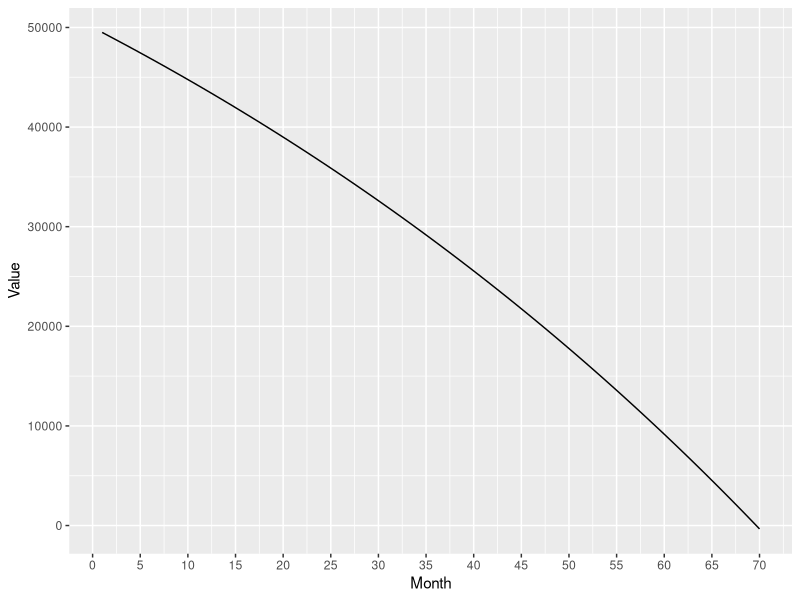
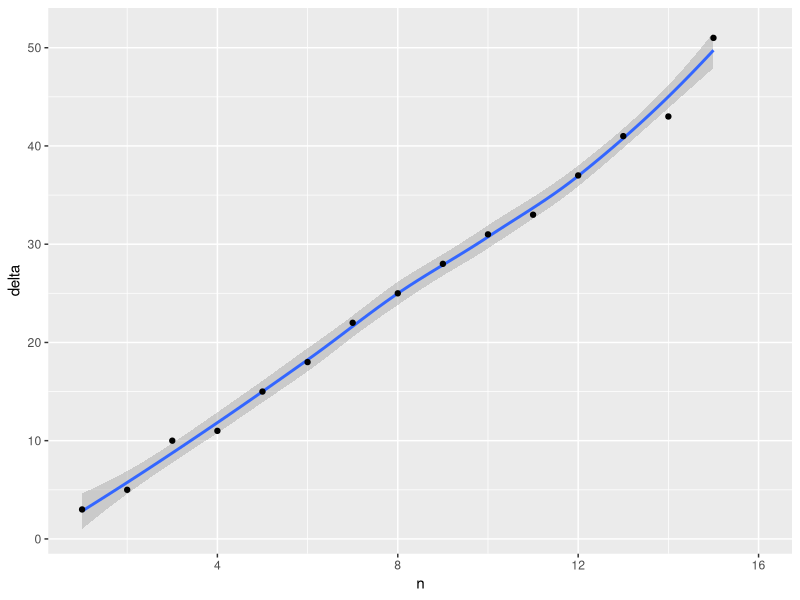
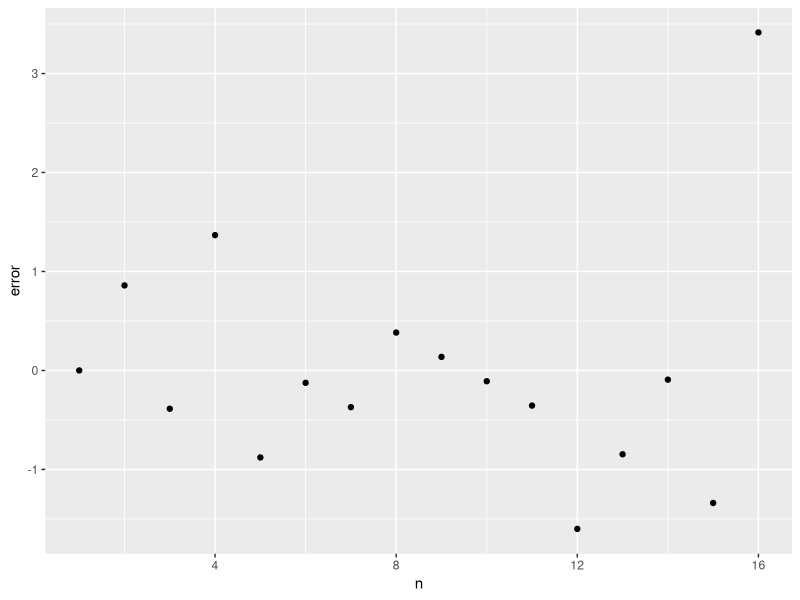
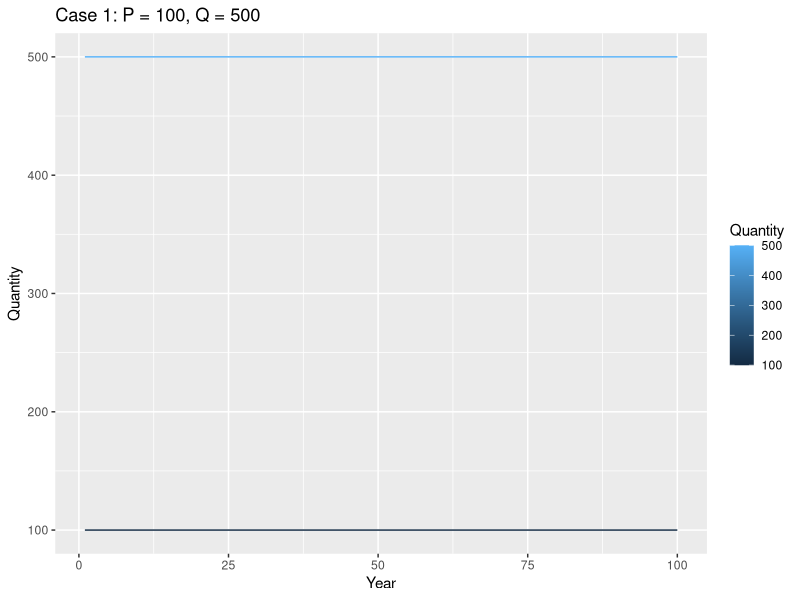
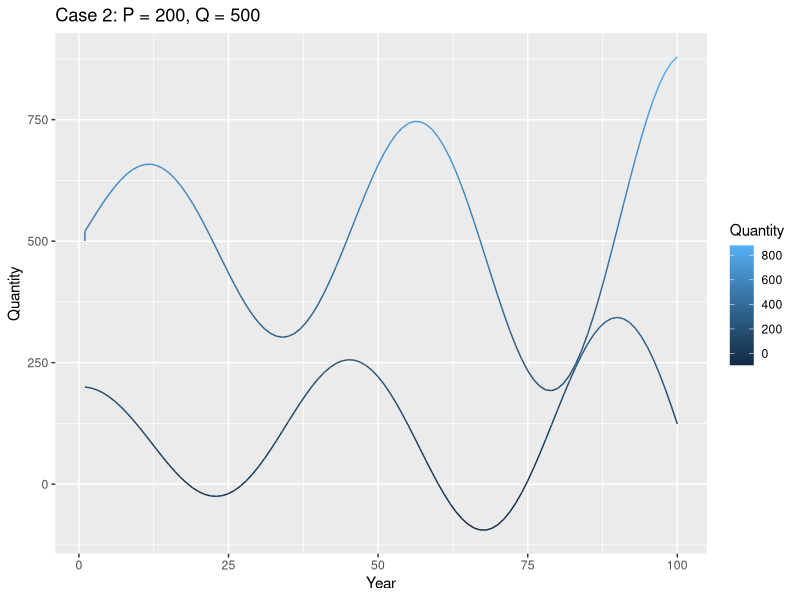
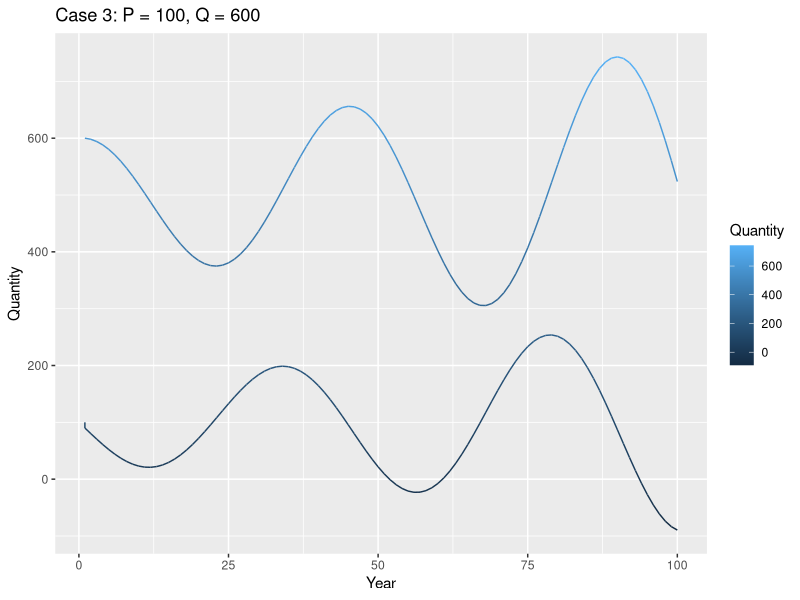
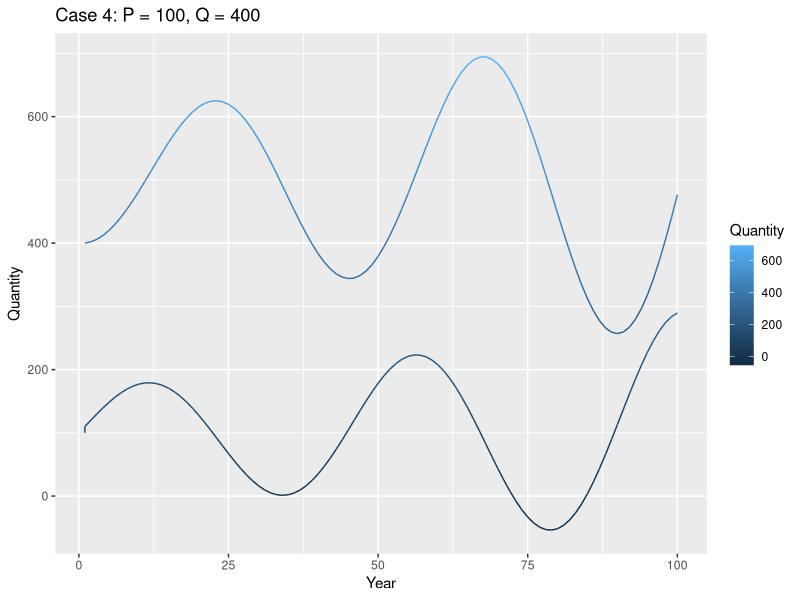

Reproduce these figures in R, in order.
## ---- chunk 1
knitr::opts_chunk$set(echo = F, warning = F, message = F, collapse = T, cache = T)
## ---- chunk 2
library(ggplot2)
library(dplyr)
library(magrittr)
library(knitr)
## ---- chunk 3
a0 <- 50000
multiplier <- 0.01
withdrawal <- 1000
i = 1

# Initialize an empty dataframe to store results
antable <- data.frame(Month = integer(), Value = double())

model1 <- function(an, multiplier, withdrawal) {
  an1 <- an + multiplier*an - withdrawal
  print(an1)
}

repeat {
  an2 <- model1(a0, multiplier, withdrawal)
  a0 <- an2
  antable[i, ] <- c(i, an2)
  
  # Stop once the annuity reaches a negative value
  if (an2 < 0){
    break
  }
  i = i + 1
}

nrow(antable)
## ---- chunk 4
ggplot(data = antable) +
  geom_line(aes(x = Month, y = Value)) +
  scale_x_continuous(breaks = round(seq(0, max(antable$Month), by = 5), 1))
## ---- chunk 5
# n <- 1:16
# an <- c(3, 6, 11, 21, 32, 47, 65, 87, 112, 140, 171, 204, 241, 282, 325, 376)

# ann <- rbind(n, an)
# kable(ann, col.names = 1:16)

twotable <- data.frame(n = 1:16, an = c(3, 6, 11, 21, 32, 47, 65, 87, 112, 140, 171, 204, 241, 282, 325, 376))
kable(t(twotable))
## ---- chunk 6
twotable$delta <- c(diff(twotable$an), NA)
kable(t(twotable))

ggplot(data = twotable) +
  geom_smooth(aes(x = n, y = delta)) +
  geom_point(aes(x = n, y = delta))
## ---- chunk 7
slope <- round(lm(delta ~ n, data = twotable)$coefficients[2], 3)
intercept <- round(lm(delta ~ n, data = twotable)$coefficients[1], 3)
## ---- chunk 8
twotable$predicted <- twotable$an + slope * twotable$n + intercept
twotable %<>% mutate(predicted = lag(predicted))
twotable$predicted[1] <- 3
twotable$error <- twotable$an - twotable$predicted
twotable
## ---- chunk 9
ggplot(data = twotable) +
  geom_point(aes(x = n, y = error))
## ---- chunk 10
r0 <- 4
k <- 0.001
employees <- 1000
i <- 1

rutable <- data.frame(Day = 0, Number = 4)

rumodel <- function(rn, k, i) {
  rn + k*rn*(1000-rn)
}

repeat {
  r0 <- rumodel(r0, k, i)
  rutable[i+1, ] <- c(i, r0)
  
  # 
  if (r0 >= employees){
    break
  }
  i = i + 1
}

rutable
## ---- chunk 11
kable(cbind(c("Case A", "Case B", "Case C", "Case D"), c(100, 200, 100, 100), c(500, 500, 600, 400)), col.names = c(NA, "Price", "Quantity"))
## ---- chunk 12
peq <- function(p, q) {
  return(p - 0.1*(q - 500))
}

qeq <- function(q, p) {
  return(q + 0.2*(p - 100))
}
## ---- chunk 13
casetable <- data.frame(Year = integer(), Price = double(), Quantity = integer())

  # Test over 100 years
for (i in 1:100) {
  casetable[i + 1, ] <- c(i, peq(100, 500), qeq(500, 100))
}

ggplot(data = casetable) +
  geom_line(aes(x = Year, y = Quantity, colour = Quantity)) +
  geom_line(aes(x = Year, y = Price, colour = Price)) +
  labs(title = "Case 1: P = 100, Q = 500")
## ---- chunk 14
casetable2 <- data.frame(Year = 1, Price = 200, Quantity = 500)
# casetable2 <- data.frame(Year = integer(), Price = double(), Quantity = integer())

  # Test over 100 years
for (i in 1:100) {
  casetable2[i + 1, ] <- c(i, peq(casetable2[i, 2], casetable2[i, 3]), qeq(casetable2[i, 3], casetable2[i, 2]))
}

ggplot(data = casetable2) +
  geom_line(aes(x = Year, y = Quantity, colour = Quantity)) +
  geom_line(aes(x = Year, y = Price, colour = Price)) +
  labs(title = "Case 2: P = 200, Q = 500")
## ---- chunk 15
casetable3 <- data.frame(Year = 1, Price = 100, Quantity = 600)

  # Test over 100 years
for (i in 1:100) {
  casetable3[i + 1, ] <- c(i, peq(casetable3[i, 2], casetable3[i, 3]), qeq(casetable3[i, 3], casetable3[i, 2]))
}

ggplot(data = casetable3) +
  geom_line(aes(x = Year, y = Quantity, colour = Quantity)) +
  geom_line(aes(x = Year, y = Price, colour = Price)) +
  labs(title = "Case 3: P = 100, Q = 600")
## ---- chunk 16
casetable4 <- data.frame(Year = 1, Price = 100, Quantity = 400)

  # Test over 100 years
for (i in 1:100) {
  casetable4[i + 1, ] <- c(i, peq(casetable4[i, 2], casetable4[i, 3]), qeq(casetable4[i, 3], casetable4[i, 2]))
}

ggplot(data = casetable4) +
  geom_line(aes(x = Year, y = Quantity, colour = Quantity)) +
  geom_line(aes(x = Year, y = Price, colour = Price)) +
  labs(title = "Case 4: P = 100, Q = 400")
